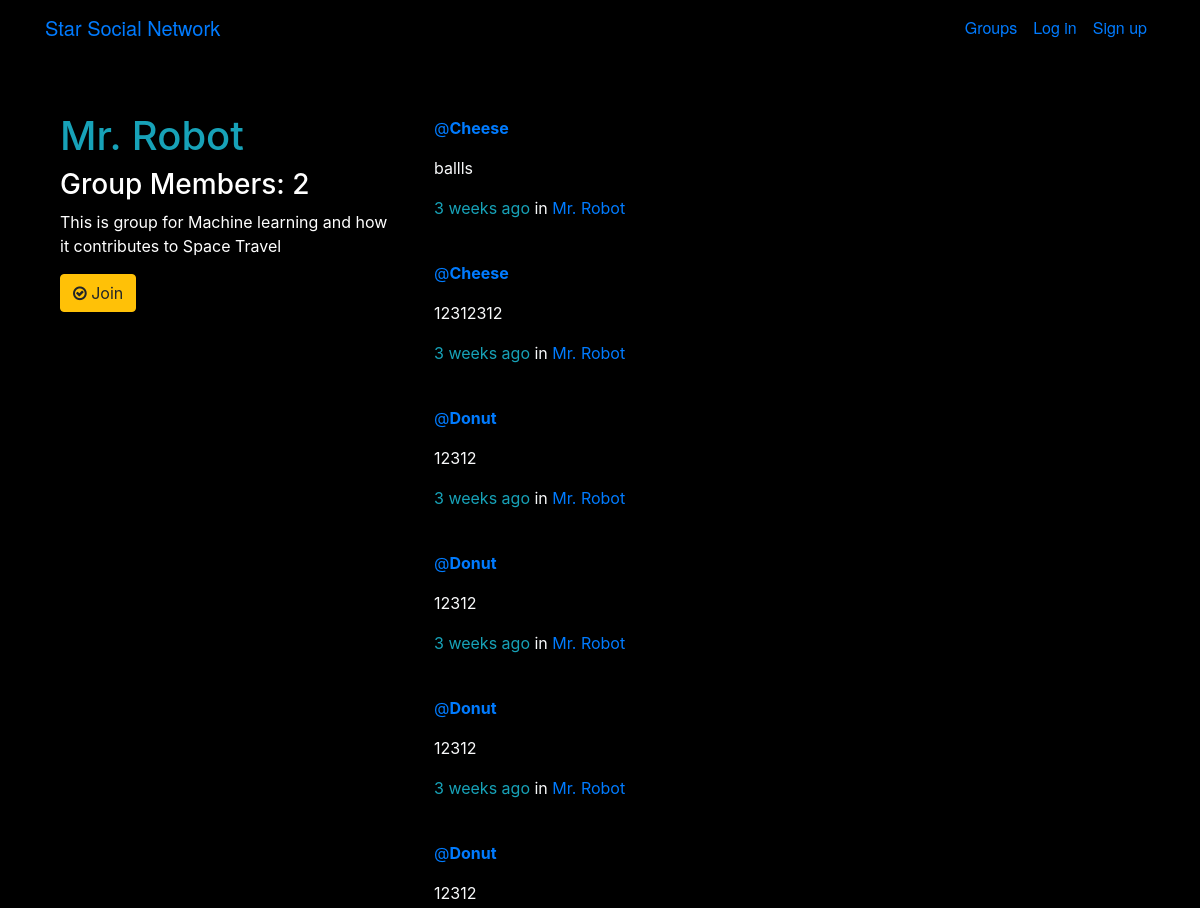
Page /groups/posts/in/mr-robot/ (upper part) on the earlier database version.
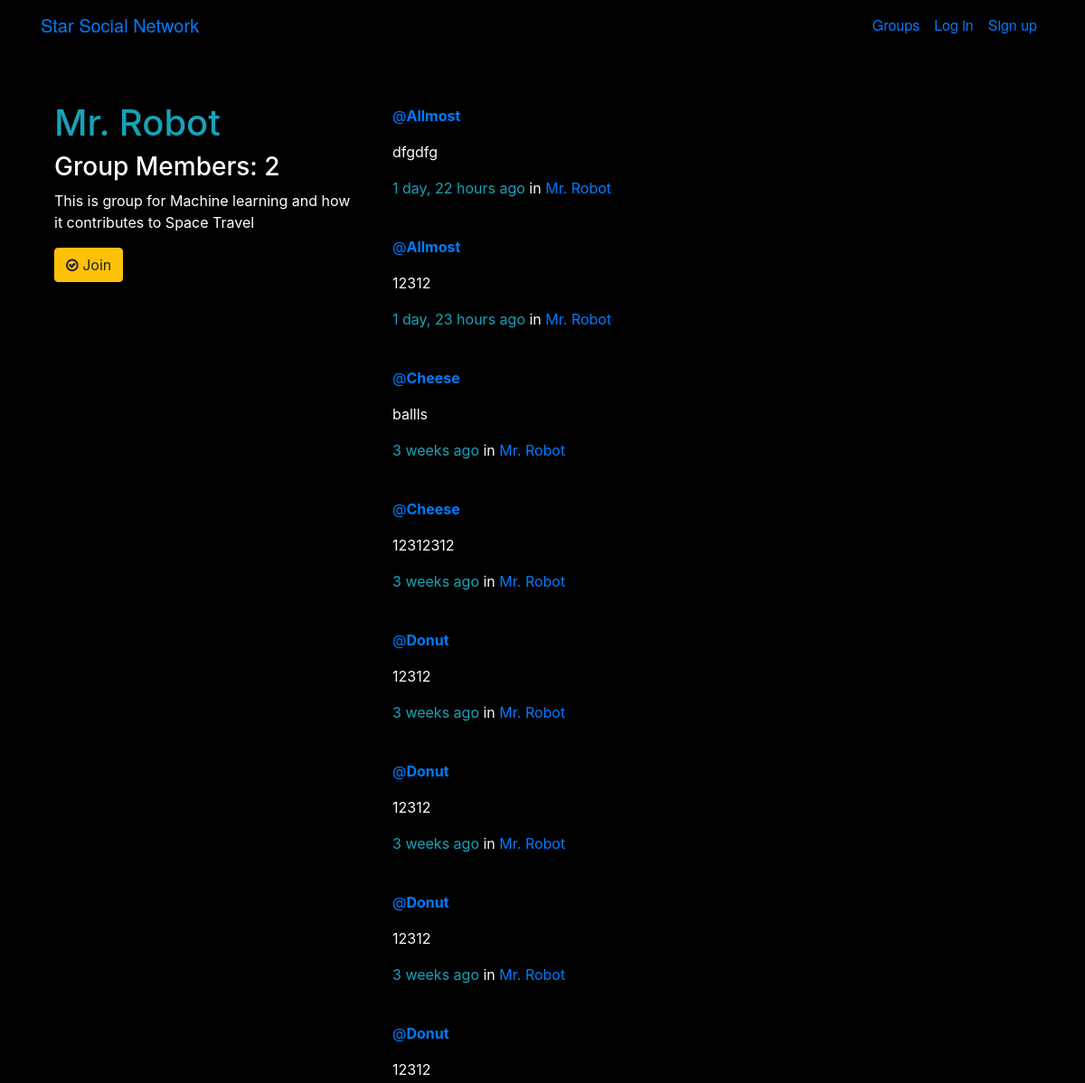
Same page on the later database version.
### posts/models.py (models this page shows, shortened)
class Post(models.Model):
    user = models.ForeignKey(User,related_name='posts',on_delete=models.CASCADE)
    created_at = models.DateTimeField(auto_now_add=True)
    message = models.TextField()
    message_html = models.TextField(editable=False)
    group = models.ForeignKey(Group,related_name='posts',null = True,on_delete=models.CASCADE)
    class Meta:
        ordering = ['-created_at']
        unique_together = ['user','message']

### groups/models.py (models this page shows, shortened)
class Group(models.Model):
    name = models.CharField(max_length=255,unique=True)
    slug = models.SlugField(allow_unicode = True,unique=True)
    description = models.TextField(blank=True, default='')
    description_html = models.TextField(editable=False, default='',blank= True)
    members = models.ManyToManyField(User,through='GroupMember')

### groups/views.py (the view)
# urls.py: path("posts/in/<slug>/",views.SingleGroup.as_view(),name="single"),
class SingleGroup(generic.DetailView):
    model = Group
    select_related = ("user", "group")
    class Meta:
        ordering = ['-created_at']

### groups/templates/groups/group_detail.html
{% extends "groups/group_base.html" %}
{% block pregroup %}
<div class="pt-5  col-md-4 ">
  <h1 class="text-info">{{group.name}}</h1>
  <h3 >Group Members: {{group.members.count}}</h3>
  <div class=''style="max-width:400px;">
	<p>{{group.description|safe}}</p>
  </div>
  <div class="content ">
  	{% if user in group.members.all %}
  		<a href="{% url 'groups:leave' slug=group.slug %}" class="btn btn-warning"><span class=></span> Leave Group</a>
		<a href="{% url 'posts:create' %}" class="btn btn-warning">Create Post</a>
  	{% else %}
  		<a href="{% url 'groups:join' slug=group.slug %}" class="btn btn-warning"><span class="fa fa-check-circle-o"></span> Join</a>
  	{% endif %}
  </div>
  <br>
</div>
{% endblock %}
{% block group_content %}
<div id='' class=" pt-5 rounded col-md-8 " >
	{% if group.posts.count == 0 %}
	<h2>No posts in this group yet!</h2>
	{% else %}
		{% for post in group.posts.all %}
			{% include "posts/_post.html" %}
		{% endfor %}
	{% endif %}
</div>
{% endblock %}

### posts/templates/posts/_post.html (shortened to what this page needs)
<div class="post media ">
	<div class="media-body container text-light p-1 col-md-12 ">
		<a href="{% url 'posts:for_user' username=post.user.username %}">@<strong>{{ post.user.username }}</strong></a>
		<p class="media-heading nasatext">{{ post.message_html|safe|urlize }}</p>
			<time class="time text-info">{{ post.created_at | timesince}} ago</time>
			{% if post.group %}
			<span class="group-name">in <a href="{% url 'groups:all' %}">{{ post.group.name }}</a></span>
			{% endif %}
		<hr>
	</div>
</div>

Differences in the rows shown:
added Post: user.username "Allmost", message_html "dfgdfg", created_at "1 day, 22 hours", group.name "Mr. Robot"
added Post: user.username "Allmost", message_html "12312", created_at "1 day, 23 hours", group.name "Mr. Robot"
